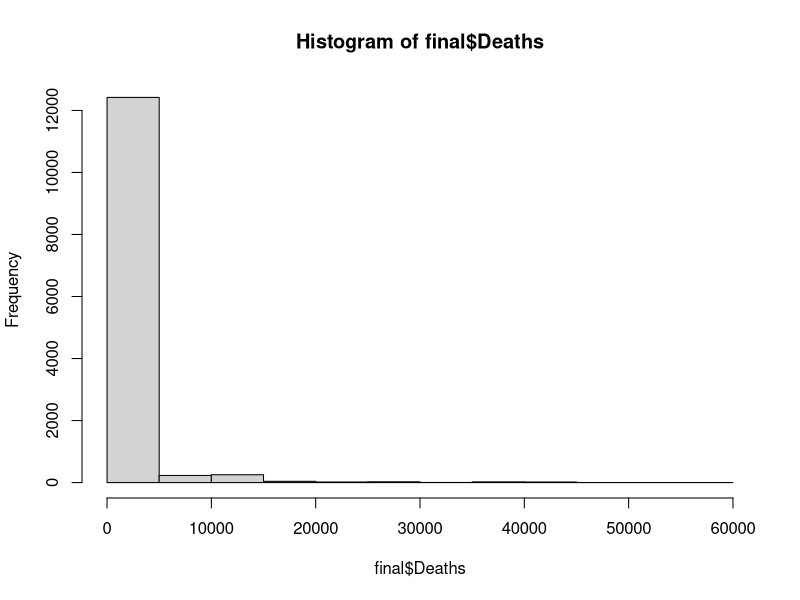

This figure's R source: (Note: this script raises an error after producing the figure.)
## ---- chunk 1
knitr::opts_chunk$set(echo = TRUE)
## ---- chunk 2
final <- read.csv("finalModelData.csv")
## ---- chunk 3
#check for na values
sum(is.na(final))

#looking at distribution of response/ check for overdispersion and excess zeros
hist(final$Deaths)
length(final[final$Deaths == 0,])
mean(final$Deaths, na.rm = T)
var(final$Deaths, na.rm = T)

## ---- chunk 4
#first model: no interactions
model1 <- glm(Deaths ~ as.factor(Cause_of_Death) + as.factor(Gender) + as.factor(Age) + as.factor(Race) + offset(Population), 
              family = 'poisson'(link = 'log'), 
              data = final)

summary(model1)
